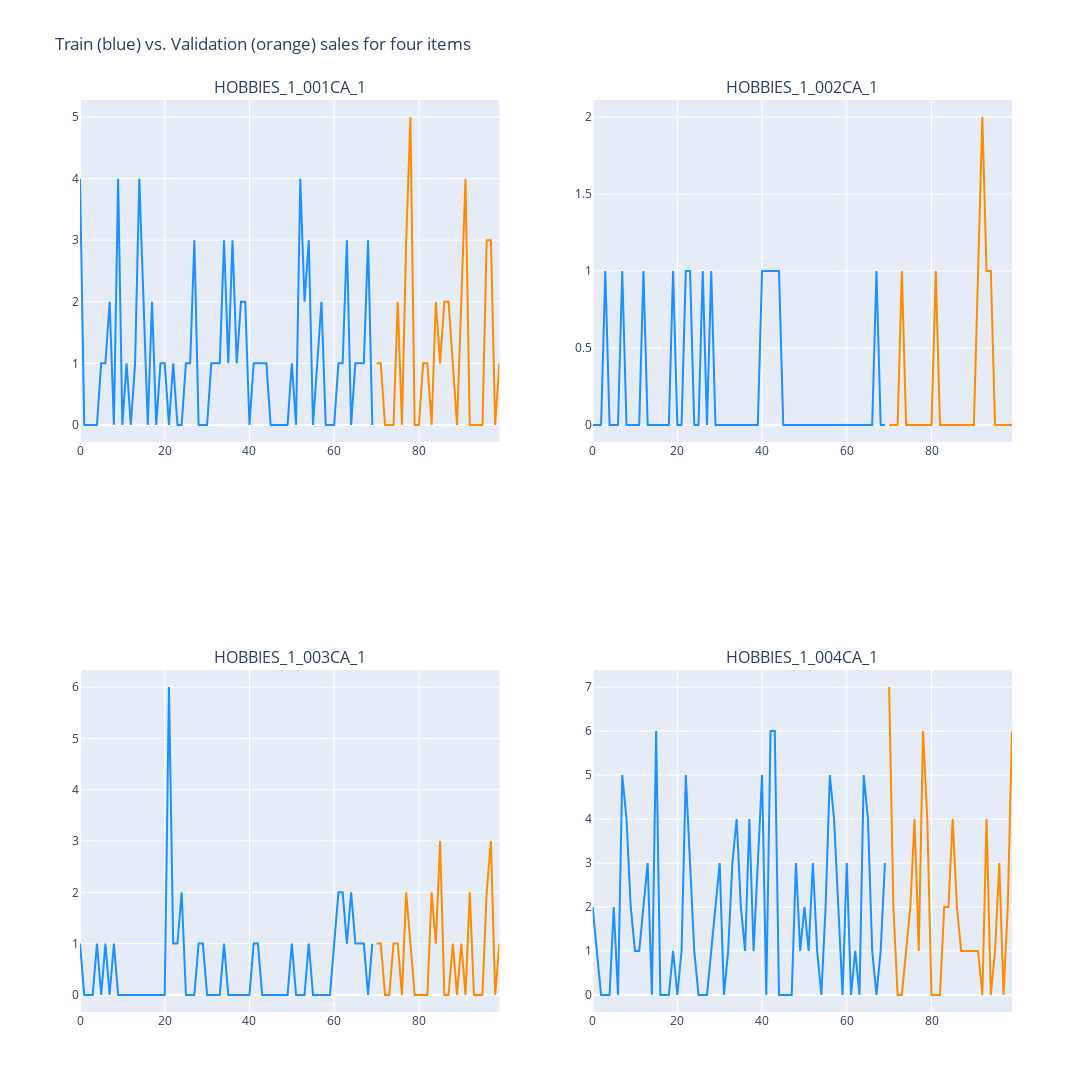

The notebook cell saved with this chart:
### Markdown cell above
## Plotting time series for the first four items

### Code cell
fig = make_subplots(rows=2, cols=2, subplot_titles=[sales_train_val.loc[0].item_id + sales_train_val.loc[0].store_id,
                                                    sales_train_val.loc[1].item_id + sales_train_val.loc[1].store_id, 
                                                    sales_train_val.loc[2].item_id + sales_train_val.loc[2].store_id,
                                                   sales_train_val.loc[3].item_id + sales_train_val.loc[3].store_id])

fig.add_trace(
    go.Scatter(x=np.arange(70), mode='lines', y=train_dataset.loc[0].values, marker=dict(color="dodgerblue"), showlegend=False,
               name="Training Data"),
    row=1, col=1
)

fig.add_trace(
    go.Scatter(x=np.arange(70, 100), y=val_dataset.loc[0].values, mode='lines', marker=dict(color="darkorange"), showlegend=False,
               name="Testing Data"),
    row=1, col=1
)

fig.add_trace(
    go.Scatter(x=np.arange(70), mode='lines', y=train_dataset.loc[1].values, marker=dict(color="dodgerblue"), showlegend=False),
    row=1, col=2
)

fig.add_trace(
    go.Scatter(x=np.arange(70, 100), y=val_dataset.loc[1].values, mode='lines', marker=dict(color="darkorange"), showlegend=False),
    row=1, col=2
)

fig.add_trace(
    go.Scatter(x=np.arange(70), mode='lines', y=train_dataset.loc[2].values, marker=dict(color="dodgerblue"), showlegend=False),
    row=2, col=1
)

fig.add_trace(
    go.Scatter(x=np.arange(70, 100), y=val_dataset.loc[2].values, mode='lines', marker=dict(color="darkorange"), showlegend=False),
    row=2, col=1
)

fig.add_trace(
    go.Scatter(x=np.arange(70), mode='lines', y=train_dataset.loc[3].values, marker=dict(color="dodgerblue"), showlegend=False),
    row=2, col=2
)

fig.add_trace(
    go.Scatter(x=np.arange(70, 100), y=val_dataset.loc[3].values, mode='lines', marker=dict(color="darkorange"), showlegend=False),
    row=2, col=2
)

fig.update_layout(height=1200, width=1600, title_text="Train (blue) vs. Validation (orange) sales for four items")
fig.show()

### Figure 1 — Plotly figure (JSON) as saved in the notebook; plotly's stock layout.template omitted (floating-point values rounded to 4 significant figures)
{"data": [{"marker": {"color": "dodgerblue"}, "mode": "lines", "name": "Training Data", "showlegend": false, "type": "scatter", "x": [0, 1, 2, 3, 4, 5, 6, 7, 8, 9, 10, 11, 12, 13, 14, 15, 16, 17, 18, 19, 20, 21, 22, 23, 24, 25, 26, 27, 28, 29, 30, 31, 32, 33, 34, 35, 36, 37, 38, 39, 40, 41, 42, 43, 44, 45, 46, 47, 48, 49, 50, 51, 52, 53, 54, 55, 56, 57, 58, 59, 60, 61, 62, 63, 64, 65, 66, 67, 68, 69], "xaxis": "x", "y": [4, 0, 0, 0, 0, 1, 1, 2, 0, 4, 0, 1, 0, 1, 4, 2, 0, 2, 0, 1, 1, 0, 1, 0, 0, 1, 1, 3, 0, 0, 0, 1, 1, 1, 3, 1, 3, 1, 2, 2, 0, 1, 1, 1, 1, 0, 0, 0, 0, 0, 1, 0, 4, 2, 3, 0, 1, 2, 0, 0, 0, 1, 1, 3, 0, 1, 1, 1, 3, 0], "yaxis": "y"}, {"marker": {"color": "darkorange"}, "mode": "lines", "name": "Testing Data", "showlegend": false, "type": "scatter", "x": [70, 71, 72, 73, 74, 75, 76, 77, 78, 79, 80, 81, 82, 83, 84, 85, 86, 87, 88, 89, 90, 91, 92, 93, 94, 95, 96, 97, 98, 99], "xaxis": "x", "y": [1, 1, 0, 0, 0, 2, 0, 3, 5, 0, 0, 1, 1, 0, 2, 1, 2, 2, 1, 0, 2, 4, 0, 0, 0, 0, 3, 3, 0, 1], "yaxis": "y"}, {"marker": {"color": "dodgerblue"}, "mode": "lines", "showlegend": false, "type": "scatter", "x": [0, 1, 2, 3, 4, 5, 6, 7, 8, 9, 10, 11, 12, 13, 14, 15, 16, 17, 18, 19, 20, 21, 22, 23, 24, 25, 26, 27, 28, 29, 30, 31, 32, 33, 34, 35, 36, 37, 38, 39, 40, 41, 42, 43, 44, 45, 46, 47, 48, 49, 50, 51, 52, 53, 54, 55, 56, 57, 58, 59, 60, 61, 62, 63, 64, 65, 66, 67, 68, 69], "xaxis": "x2", "y": [0, 0, 0, 1, 0, 0, 0, 1, 0, 0, 0, 0, 1, 0, 0, 0, 0, 0, 0, 1, 0, 0, 1, 1, 0, 0, 1, 0, 1, 0, 0, 0, 0, 0, 0, 0, 0, 0, 0, 0, 1, 1, 1, 1, 1, 0, 0, 0, 0, 0, 0, 0, 0, 0, 0, 0, 0, 0, 0, 0, 0, 0, 0, 0, 0, 0, 0, 1, 0, 0], "yaxis": "y2"}, {"marker": {"color": "darkorange"}, "mode": "lines", "showlegend": false, "type": "scatter", "x": [70, 71, 72, 73, 74, 75, 76, 77, 78, 79, 80, 81, 82, 83, 84, 85, 86, 87, 88, 89, 90, 91, 92, 93, 94, 95, 96, 97, 98, 99], "xaxis": "x2", "y": [0, 0, 0, 1, 0, 0, 0, 0, 0, 0, 0, 1, 0, 0, 0, 0, 0, 0, 0, 0, 0, 1, 2, 1, 1, 0, 0, 0, 0, 0], "yaxis": "y2"}, {"marker": {"color": "dodgerblue"}, "mode": "lines", "showlegend": false, "type": "scatter", "x": [0, 1, 2, 3, 4, 5, 6, 7, 8, 9, 10, 11, 12, 13, 14, 15, 16, 17, 18, 19, 20, 21, 22, 23, 24, 25, 26, 27, 28, 29, 30, 31, 32, 33, 34, 35, 36, 37, 38, 39, 40, 41, 42, 43, 44, 45, 46, 47, 48, 49, 50, 51, 52, 53, 54, 55, 56, 57, 58, 59, 60, 61, 62, 63, 64, 65, 66, 67, 68, 69], "xaxis": "x3", "y": [1, 0, 0, 0, 1, 0, 1, 0, 1, 0, 0, 0, 0, 0, 0, 0, 0, 0, 0, 0, 0, 6, 1, 1, 2, 0, 0, 0, 1, 1, 0, 0, 0, 0, 1, 0, 0, 0, 0, 0, 0, 1, 1, 0, 0, 0, 0, 0, 0, 0, 1, 0, 0, 0, 1, 0, 0, 0, 0, 0, 1, 2, 2, 1, 2, 1, 1, 1, 0, 1], "yaxis": "y3"}, {"marker": {"color": "darkorange"}, "mode": "lines", "showlegend": false, "type": "scatter", "x": [70, 71, 72, 73, 74, 75, 76, 77, 78, 79, 80, 81, 82, 83, 84, 85, 86, 87, 88, 89, 90, 91, 92, 93, 94, 95, 96, 97, 98, 99], "xaxis": "x3", "y": [1, 1, 0, 0, 1, 1, 0, 2, 1, 0, 0, 0, 0, 2, 1, 3, 0, 0, 1, 0, 1, 0, 2, 0, 0, 0, 2, 3, 0, 1], "yaxis": "y3"}, {"marker": {"color": "dodgerblue"}, "mode": "lines", "showlegend": false, "type": "scatter", "x": [0, 1, 2, 3, 4, 5, 6, 7, 8, 9, 10, 11, 12, 13, 14, 15, 16, 17, 18, 19, 20, 21, 22, 23, 24, 25, 26, 27, 28, 29, 30, 31, 32, 33, 34, 35, 36, 37, 38, 39, 40, 41, 42, 43, 44, 45, 46, 47, 48, 49, 50, 51, 52, 53, 54, 55, 56, 57, 58, 59, 60, 61, 62, 63, 64, 65, 66, 67, 68, 69], "xaxis": "x4", "y": [2, 1, 0, 0, 0, 2, 0, 5, 4, 2, 1, 1, 2, 3, 0, 6, 0, 0, 0, 1, 0, 1, 5, 3, 1, 0, 0, 0, 1, 2, 3, 0, 1, 3, 4, 2, 1, 4, 1, 3, 5, 0, 6, 6, 0, 0, 0, 0, 3, 1, 2, 1, 3, 1, 0, 2, 5, 4, 2, 0, 3, 0, 1, 0, 5, 4, 1, 0, 1, 3], "yaxis": "y4"}, {"marker": {"color": "darkorange"}, "mode": "lines", "showlegend": false, "type": "scatter", "x": [70, 71, 72, 73, 74, 75, 76, 77, 78, 79, 80, 81, 82, 83, 84, 85, 86, 87, 88, 89, 90, 91, 92, 93, 94, 95, 96, 97, 98, 99], "xaxis": "x4", "y": [7, 2, 0, 0, 1, 2, 4, 1, 6, 4, 0, 0, 0, 2, 2, 4, 2, 1, 1, 1, 1, 1, 0, 4, 0, 1, 3, 0, 2, 6], "yaxis": "y4"}], "layout": {"annotations": [{"font": {"size": 16}, "showarrow": false, "text": "HOBBIES_1_001CA_1", "x": 0.225, "xanchor": "center", "xref": "paper", "y": 1, "yanchor": "bottom", "yref": "paper"}, {"font": {"size": 16}, "showarrow": false, "text": "HOBBIES_1_002CA_1", "x": 0.775, "xanchor": "center", "xref": "paper", "y": 1, "yanchor": "bottom", "yref": "paper"}, {"font": {"size": 16}, "showarrow": false, "text": "HOBBIES_1_003CA_1", "x": 0.225, "xanchor": "center", "xref": "paper", "y": 0.375, "yanchor": "bottom", "yref": "paper"}, {"font": {"size": 16}, "showarrow": false, "text": "HOBBIES_1_004CA_1", "x": 0.775, "xanchor": "center", "xref": "paper", "y": 0.375, "yanchor": "bottom", "yref": "paper"}], "height": 1200, "title": {"text": "Train (blue) vs. Validation (orange) sales for four items"}, "width": 1600, "xaxis": {"anchor": "y", "domain": [0, 0.45]}, "xaxis2": {"anchor": "y2", "domain": [0.55, 1]}, "xaxis3": {"anchor": "y3", "domain": [0, 0.45]}, "xaxis4": {"anchor": "y4", "domain": [0.55, 1]}, "yaxis": {"anchor": "x", "domain": [0.625, 1]}, "yaxis2": {"anchor": "x2", "domain": [0.625, 1]}, "yaxis3": {"anchor": "x3", "domain": [0, 0.375]}, "yaxis4": {"anchor": "x4", "domain": [0, 0.375]}}}
